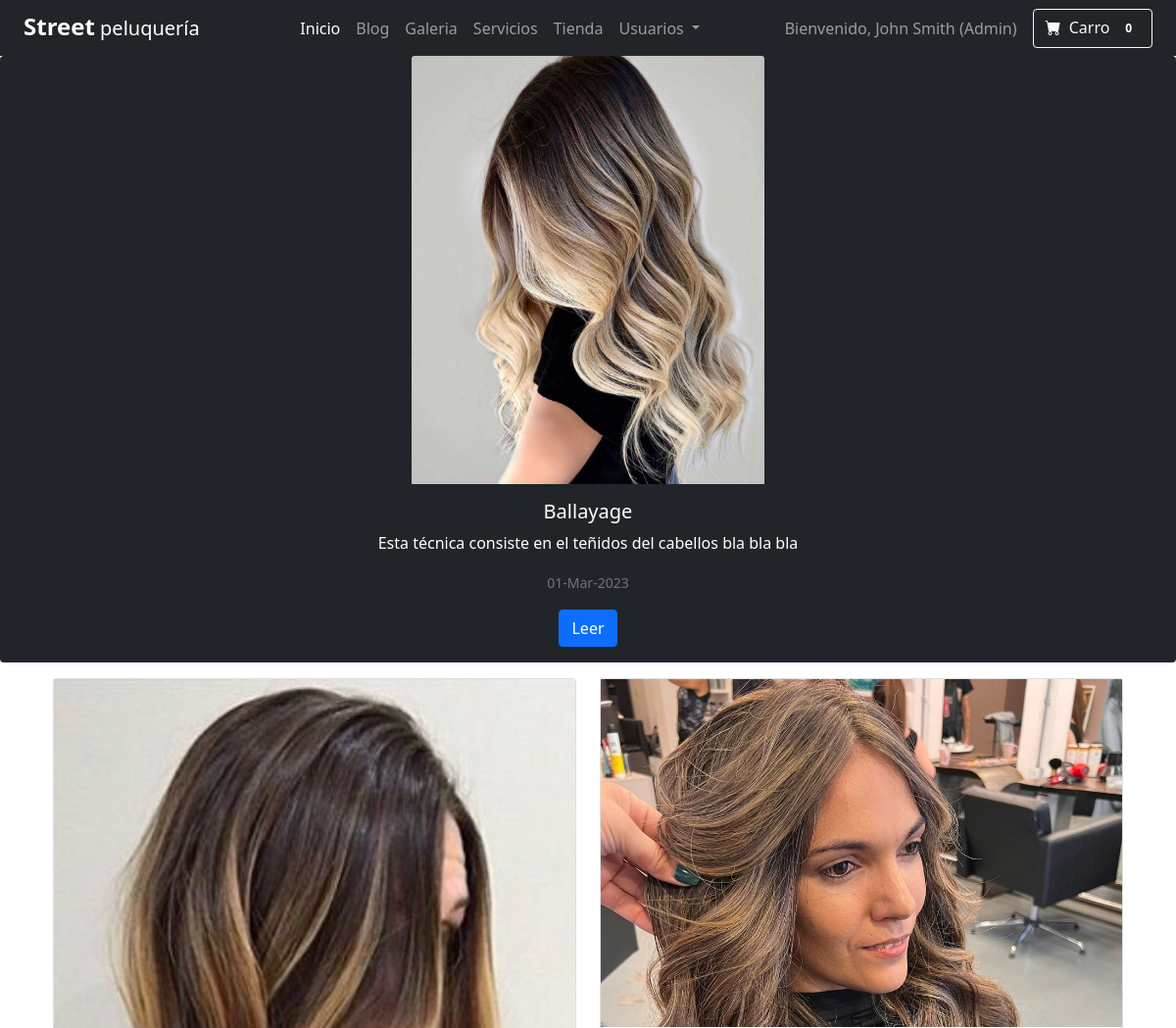
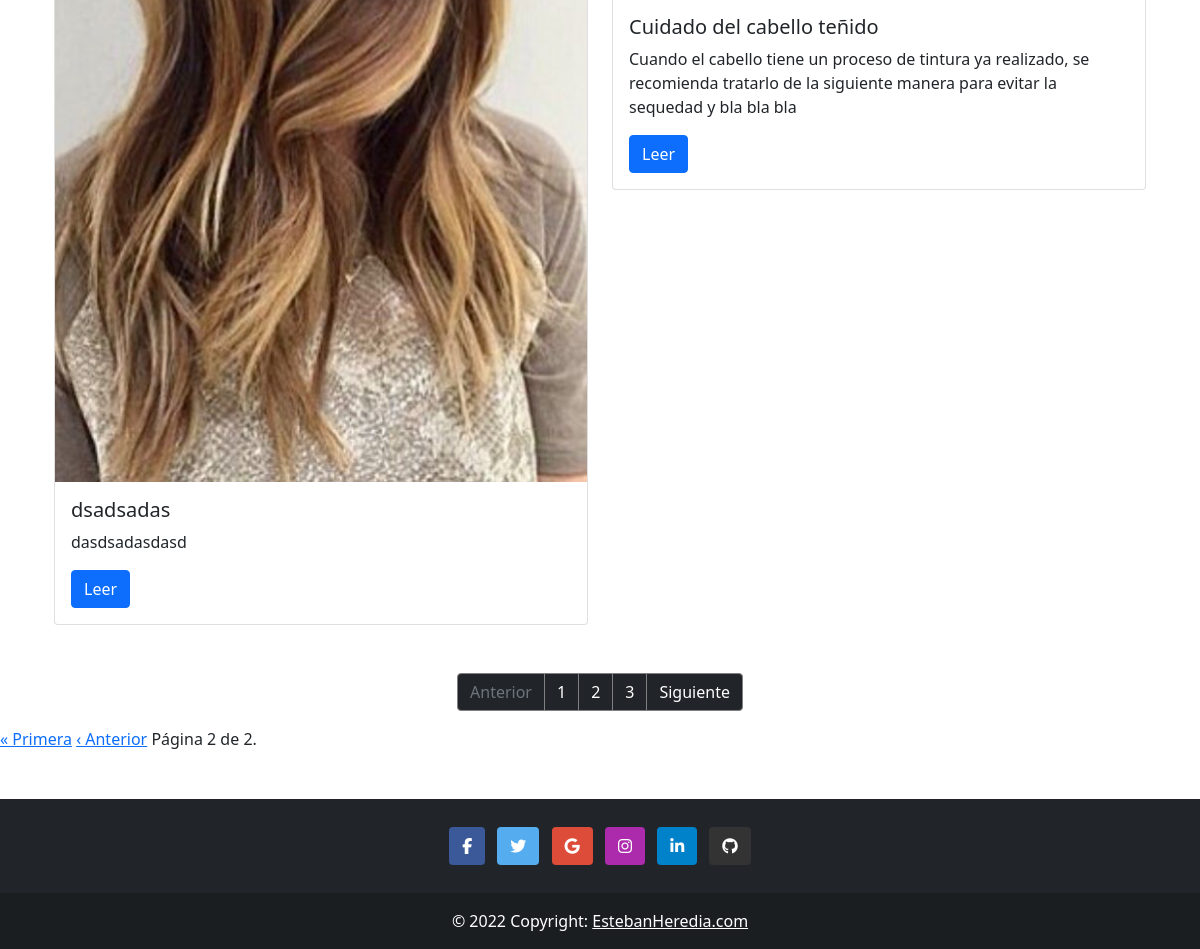
The page /lista_post?page=2 (signed in) on the database its author committed (2 pictures, top to bottom).
### blog/models.py (models this page shows, shortened)
class Post(models.Model):
    ESTADO = [
        ('publicado', 'Publicado'),
        ('borrador', 'Borrador'),
        ('eliminado', "Eliminado")
    ]
    titulo = models.CharField(max_length=255)
    cuerpo = models.TextField()
    creado_en = models.DateTimeField()
    publicado_en = models.DateTimeField()
    estado = models.CharField(max_length=255, choices=ESTADO)
    slug = models.SlugField()
    autor = models.ForeignKey(Autor, on_delete=models.CASCADE)
    categoria = models.ForeignKey(Categoria, on_delete=models.SET_NULL, null=True)
    imagen = models.ImageField(upload_to='blog/images')
    etiquetas = models.ManyToManyField(Tag)

### blog/views.py (the view)
# urls.py: path('lista_post', views.lista_post, name='lista_post'),
def lista_post(request):
    params = {}
    post_list = Post.objects.filter(estado="publicado").order_by('-publicado_en')[1:]
    paginador = Paginator(post_list, 2) # Mostramos 2 post por pagina
    nro_pagina = request.GET.get('page')
    page_obj = paginador.get_page(nro_pagina) # Obtengo los post de esa pagína para pasarlos al template
    params["page_obj"] = page_obj
    post_principal = Post.objects.filter(estado="publicado").order_by('-publicado_en').first()
    params["post_principal"] = post_principal
    return render(request, 'blog/posts.html', params)

### templates/blog/posts.html (shortened to what this page needs)
{% extends "layout.html" %} {% load i18n %} {% block blog %}
<div class="card mb-3 border-0 bg-dark ">
  <img class="card-img-top"
    src="{{post_principal.imagen.url}}"
    style="width: 30%; margin: auto auto"
    alt=""
  />
  <center>
    <div class="card-body" style="color: white;">
      <h5 class="card-title">{{post_principal.titulo}}</h5>
      <p class="card-text">
        {{post_principal.cuerpo}}
      </p>
      <p class="card-text">
        <small class="text-muted">{{post_principal.publicado_en|date:"d-M-Y"}}</small>
      </p>
      <a href="#!" class="btn btn-primary">Leer</a>
    </div>
  </center>
</div>
<div class="container">
  <div class="row">
    {% for post in page_obj %}
      <div class="col-6">
        <div class="card">
          <div
            class="bg-image hover-overlay ripple"
            data-mdb-ripple-color="light"
          >
            <img
              src="{{post.imagen.url}}"
              class="img-fluid"
            />
          </div>
          <div class="card-body">
            <h5 class="card-title">{{post.titulo}}</h5>
            <p class="card-text">
              {{post.cuerpo}}
            </p>
            <a href="#!" class="btn btn-primary">Leer</a>
          </div>
        </div>
      </div>
    {% empty %}
      <p>No hay mas Post publicados...</p>
    {% endfor %}
  </div>
</div>
<section>
  <nav aria-label="Page navigation example"  >
    <ul class="pagination justify-content-center mt-5" >
      <li class="page-item disabled">
        <a class="page-link bg-dark" style="border-color: grey;">Anterior</a>
      </li>
      <li class="page-item" ><a class="page-link bg-dark" style="border-color: grey; color: white;" href="#">1</a></li>
      <li class="page-item"><a class="page-link bg-dark" style="border-color:grey; color: white;" href="#">2</a></li>
      <li class="page-item"><a class="page-link bg-dark" style="border-color: grey; color: white;" href="#">3</a></li>
      <li class="page-item">
        <a class="page-link bg-dark" style="border-color: grey; color: white;" href="#">Siguiente</a>
      </li>
    </ul>
  </nav>
</section>
<div class="pagination">
  <span class="step-links">
    {% if page_obj.has_previous %}
      <a href="?page=1">&laquo; Primera</a>
      <a href="?page={{ page_obj.previous_page_number }}">&lsaquo; Anterior</a>
    {% endif %}
    <span class="current-page">
      Página {{ page_obj.number }} de {{ page_obj.paginator.num_pages }}.
    </span>
  </span>
</div>
{% endblock blog %}

### templates/layout.html (shortened to what this page needs)
{% extends "base.html" %}
{% load i18n %}
{% block content %}
<div class="container-fluid p-0" style="background-color: rgb(255, 187, 0)">
  <div class="row p-0">
    <div class="col-12">
      <nav class="navbar navbar-expand-lg navbar-dark bg-dark">
        <div class="container-fluid">
          <a class="navbar-brand" href="/">
            <h4 class="fw-bolder" style="display:inline;">Street</h5>
              <p style="display:inline;"> peluquería</p>
          </a>
          <div class="collapse navbar-collapse" id="navbarNavDropdown">
            <ul class="navbar-nav mx-auto">
              <li class="nav-item">
                <a class="nav-link active" aria-current="page" href="/">Inicio</a>
              </li>
              <li class="nav-item">
                <a class="nav-link" href="{% url 'blog:lista_post' %}">Blog</a>
              </li>
              <li class="nav-item">
                <a class="nav-link" href="{% url 'galeria' %}">Galeria</a>
              </li>
              <li class="nav-item">
                <a class="nav-link" href="{% url 'servicios' %}">Servicios</a>
              </li>
              <li class="nav-item">
                <a class="nav-link" href="{% url 'tienda_index' %}">Tienda</a>
              </li>
              <li class="nav-item dropdown">
                <a class="nav-link dropdown-toggle" href="#" role="button" data-bs-toggle="dropdown"
                  aria-expanded="false">
                  Usuarios
                </a>
              </li>
            </ul>
            <form class="d-flex">
              {% if request.user.is_authenticated %}
                {% if request.user.is_staff or request.user.is_superuser %}
                  <span class=" me-3 navbar-text" style="display:inline;">Bienvenido, {{ request.user.first_name }} {{ request.user.last_name }} (Admin) </span>
                {% else %}
                  <span class=" me-3 navbar-text" style="display:inline;">Bienvenido, {{ request.user.first_name }} {{ request.user.last_name }}</span>
                {% endif %}
              {% endif %}
              <button class="btn btn-outline-light" type="submit"  formaction="{% url 'carrito' %}">
                <i class="bi-cart-fill me-1" ></i>
                Carro
                <span class="badge bg-dark text-white ms-1 rounded-pill">0</span>
              </button>
            </form>
          </div>
        </div>
      </nav>
    </div>
  </div>
</div>
{% block blog %} {% endblock %}
<footer class="bg-dark text-center text-white mt-5">
  <div class="container p-4 pb-0">
    <section class="mb-4">
      <a class="btn text-white btn-floating m-1" style="background-color: #3b5998" href="#!" role="button"><i
          class="fab fa-facebook-f"></i></a>
      <a class="btn text-white btn-floating m-1" style="background-color: #55acee" href="#!" role="button"><i
          class="fab fa-twitter"></i></a>
      <a class="btn text-white btn-floating m-1" style="background-color: #dd4b39" href="#!" role="button"><i
          class="fab fa-google"></i></a>
      <a class="btn text-white btn-floating m-1" style="background-color: #ac2bac" href="#!" role="button"><i
          class="fab fa-instagram"></i></a>
      <a class="btn text-white btn-floating m-1" style="background-color: #0082ca" href="#!" role="button"><i
          class="fab fa-linkedin-in"></i></a>
      <a class="btn text-white btn-floating m-1" style="background-color: #333333" href="#!" role="button"><i
          class="fab fa-github"></i></a>
    </section>
  </div>
  <div class="text-center p-3" style="background-color: rgba(0, 0, 0, 0.2)">
    © 2022 Copyright:
    <a class="text-white" href="">EstebanHeredia.com</a>
  </div>
</footer>
{% endblock %}

### rows shown on the page
Post: imagen (picture), titulo "Ballayage", cuerpo "Esta técnica consiste en el teñidos del cabellos bla bla bla", publicado_en "01-Mar-2023"
Post: imagen (picture), titulo "dsadsadas", cuerpo "dasdsadasdasd"
Post: imagen (picture), titulo "Cuidado del cabello teñido", cuerpo "Cuando el cabello tiene un proceso de tintura ya realizado, se recomienda tratarlo de la siguiente manera para evitar la sequedad y bla bla bla"

### other values the page prints
{{ request.user.first_name }} "John"
{{ request.user.last_name }} "Smith"
{{ page_obj.number }} "2"
{{ page_obj.paginator.num_pages }} "2"
